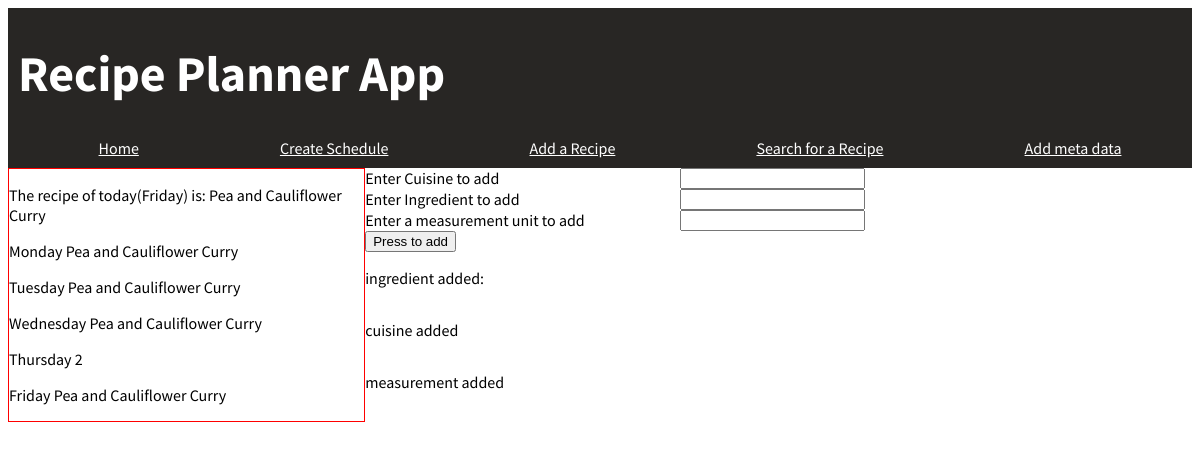
/add_meta, run on an earlier commit of the app's database.
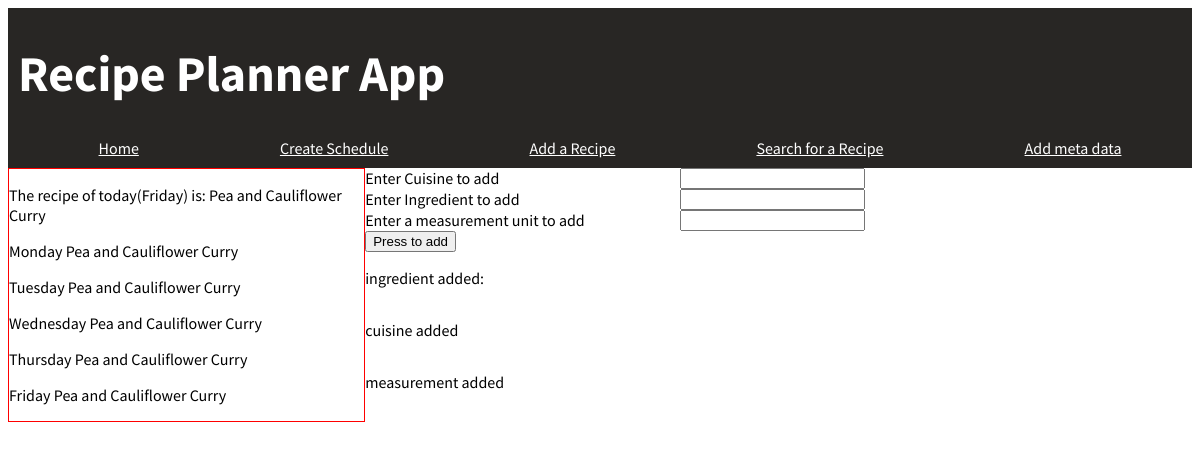
And on a later commit of the database.
### application/models.py (models this page shows, shortened)
class Recipes(db.Model):
    id = db.Column(db.Integer, primary_key=True)
    recipe_name = db.Column(db.String(100), nullable=False)
    recipe_description = db.Column(db.String(500))
    cuisine_id = db.Column(db.Integer, db.ForeignKey('cuisine.id'))
    quantity = db.relationship('Quantity', backref="quantitybr1")
    method = db.relationship('Method', backref='methodbr')

### application/routes.py (the view)
@app.route('/add_meta', methods = ['GET', 'POST'])
def add_meta():
    week = []
    week.append(Recipes.query.filter_by(id = Schedule.query.filter_by(day_of_the_week = 0).first().recipe_id).first())
    week.append(Recipes.query.filter_by(id = Schedule.query.filter_by(day_of_the_week = 1).first().recipe_id).first())
    week.append(Recipes.query.filter_by(id = Schedule.query.filter_by(day_of_the_week = 2).first().recipe_id).first())
    week.append(Recipes.query.filter_by(id = Schedule.query.filter_by(day_of_the_week = 3).first().recipe_id).first())
    week.append(Recipes.query.filter_by(id = Schedule.query.filter_by(day_of_the_week = 4).first().recipe_id).first())
    day = date.today()
    day = calendar.day_name[day.weekday()]
    recipe_of_the_day = Recipes.query.filter_by(id = (Schedule.query.filter_by(day_of_the_week = datetime.today().weekday()).first().recipe_id)).first().recipe_name
    form = AddMetaForm()
    if request.method == 'POST':
        ingredient = form.ingredient.data
        cuisine = form.cuisine.data
        measure = form.measure.data
        if ingredient != "":
            ing = Ingredients(ingredient)
            db.session.add(ing)
            db.session.commit()
        if cuisine != "":
            cus = Cuisine(cuisine)
            db.session.add(cus)
            db.session.commit()
        if measure != "":
            meas = Measure(measure)
            db.session.add(meas)
            db.session.commit()
        return render_template('add_meta.html', day=day, recipe_of_the_day=recipe_of_the_day, week=week, ingredient = ingredient, cuisine=cuisine, form=form, measure=measure)
    else:
        return render_template('add_meta.html', day=day, recipe_of_the_day=recipe_of_the_day, form=form, week=week)

### application/forms.py
class AddMetaForm(FlaskForm):
    cuisine = StringField('Enter Cuisine to add', validators = [Length(max = 50 )])
    ingredient = StringField('Enter Ingredient to add', validators = [Length(max = 50)])
    measure = StringField('Enter a measurement unit to add', validators = [Length(max = 10)])
    submit = SubmitField('Press to add')

### application/templates/add_meta.html (shortened to what this page needs)
{% extends 'layout.html'%}
{% block body %}
{% if form %}
<form method = 'POST'>
<div class="field">
    {{ form.cuisine.label }} {{ form.cuisine }}
</div>
<div class="field">
    {{ form.ingredient.label }} {{ form.ingredient }}
</div>
<div class="field">
    {{ form.measure.label }} {{ form.measure }}
</div>
<div class="field">
    {{ form.submit }}
</div>
</form>
{% endif %}
{% if ingredient != "" %}
<div class="field">
    <p>ingredient added:</p>{{ ingredient }}
</div>
{% endif %}
{% if cuisine != "" %}
<div class="field">
    <p>cuisine added</p> {{ cuisine }}
</div>
{% endif %}
{% if measure != "" %}
<div class="field">
    <p>measurement added</p> {{ measure }}
</div>
{% endif %}
{% endblock %}

### application/templates/layout.html (shortened to what this page needs)
<!DOCTYPE html>
<html lang="en">
<head>
    <link href="../static/format.css" rel="stylesheet">
</head>
<body style="font-family: Source Sans Pro, sans-serif">
    <div class="header" style="background-color:#282624; width:100%; margin: 0 auto">
        <div style="display:flex">
            <h1 style="color:white; font-size:50px; margin-left: 10px"> Recipe Planner App</h1></div>
        <div id = "links" style="text-align: center; display: flex; justify-content: space-around; color:white; padding-bottom: 10px; padding-left: 20px">
            <a href="{{ url_for('index') }}"  style='color:white'>Home</a>
            <a href="{{ url_for('create_weekly_schedule') }}"> Create Schedule</a>
            <a href="{{ url_for('add_recipe') }}">Add a Recipe</a>
            <a href="{{ url_for('search_recipes') }}">Search for a Recipe</a>
            <a href="{{ url_for('add_meta') }}">Add meta data</a>
        </div>
    </div>
    <div class="container">
        <div id="left">
            <p>The recipe of today({{ day }}) is:  {{ recipe_of_the_day }}</p>
            <p>Monday {{ week[0].recipe_name }}</p>
            <p>Tuesday {{ week[1].recipe_name }}</p>
            <p>Wednesday {{ week[2].recipe_name }}</p>
            <p>Thursday {{ week[3].recipe_name }}</p>
            <p>Friday {{ week[4].recipe_name }}</p>
        </div>
        <div id="center">
            {% block body %}
            {% endblock body %}
        </div>
    </div>
</body>
</html>

What changed in the data, as far as the page shows it:
removed Recipes: recipe_name "2"
Also different on the page:
{{ week[3].recipe_name }}: "2" → "Pea and Cauliflower Curry"
